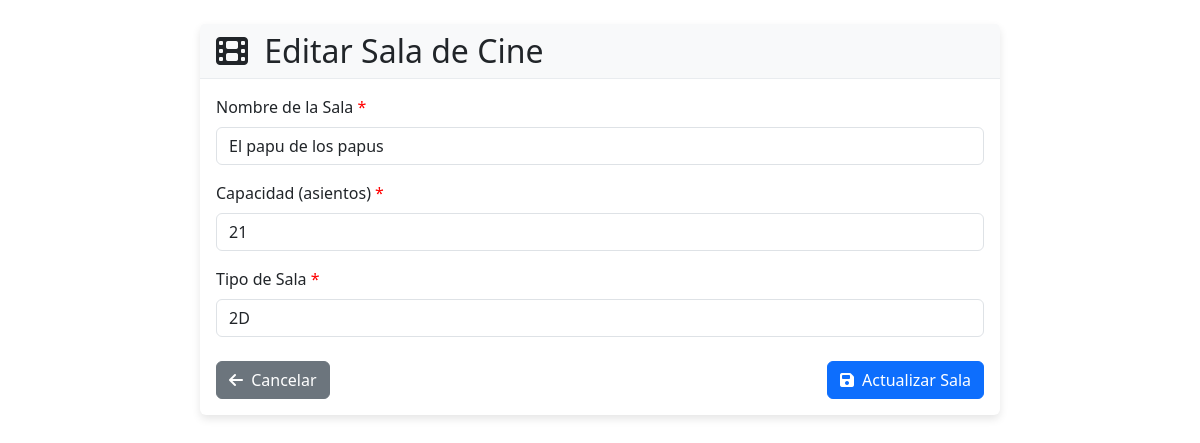
Page /cine/sala_de_cine/update/2/ on the committed database.
### cine/models.py (models this page shows)
class SalaDeCine(models.Model):
    TIPO_SALA_CHOICES = [
        ('2D', '2D'),
        ('3D', '3D'),
        ('IMAX', 'IMAX'),
        ('4DX', '4DX'),
    ]
    id = models.AutoField(primary_key=True)
    nombre = models.CharField(max_length=100)
    capacidad = models.IntegerField(max_length=3)
    tipoDeSala = models.CharField(max_length=50,
                                  choices=TIPO_SALA_CHOICES,
                                  default='2D'
                                  )

### cine/views.py (the view)
# urls.py: path('sala_de_cine/update/<int:pk>/', sala_de_cine_update, name='sala_de_cine_update'),
def sala_de_cine_update(request, pk):
    sala = SalaDeCine.objects.get(pk=pk)
    if request.method == 'POST':
        form = SalaDeCineForm(request.POST, instance=sala)
        if form.is_valid():
            form.save()
            return redirect('sala_de_cine_list')
    else:
        form = SalaDeCineForm(instance=sala)
    return render(request, 'sala_de_cine_form.html', {'form': form})

### cine/forms.py
class SalaDeCineForm(forms.ModelForm):
    class Meta:
        model = SalaDeCine
        fields = '__all__'
        widgets = {
            'nombre': forms.TextInput(attrs={'class': 'form-control'}),
            'capacidad': forms.NumberInput(attrs={'class': 'form-control'}),
            'tipoDeSala': forms.Select(attrs={'class': 'form-control'}),
        }

### cine/templates/sala_de_cine_form.html (shortened to what this page needs)
{% load static %}
<!DOCTYPE html>
<html lang="es">
<head>
    <link href="https://cdn.jsdelivr.net/npm/bootstrap@5.3.0/dist/css/bootstrap.min.css" rel="stylesheet">
    <link rel="stylesheet" href="https://cdnjs.cloudflare.com/ajax/libs/font-awesome/6.4.0/css/all.min.css">
</head>
<body>
    <div class="container mt-4 mb-5">
        <div class="form-container">
            <div class="card">
                <div class="card-header">
                    <h2 class="mb-0">
                        <i class="fas fa-film me-2"></i>
                        {% if form.instance.id %}Editar{% else %}Agregar Nueva{% endif %} Sala de Cine
                    </h2>
                </div>
                <div class="card-body">
                    <form method="POST" novalidate>
                        <div class="form-group">
                            <label for="{{ form.nombre.id_for_label }}" class="form-label required-field">Nombre de la Sala</label>
                            {{ form.nombre }}
                        </div>
                        <div class="form-group">
                            <label for="{{ form.capacidad.id_for_label }}" class="form-label required-field">Capacidad (asientos)</label>
                            {{ form.capacidad }}
                        </div>
                        <div class="form-group">
                            <label for="{{ form.tipoDeSala.id_for_label }}" class="form-label required-field">Tipo de Sala</label>
                            {{ form.tipoDeSala }}
                        </div>
                        <div class="btn-container">
                            <a href="{% url 'sala_de_cine_list' %}" class="btn btn-secondary">
                                <i class="fas fa-arrow-left me-1"></i> Cancelar
                            </a>
                            <button type="submit" class="btn btn-primary">
                                <i class="fas fa-save me-1"></i>
                                {% if form.instance.id %}Actualizar{% else %}Guardar{% endif %} Sala
                            </button>
                        </div>
                    </form>
                </div>
            </div>
        </div>
    </div>
</body>
</html>

### cine/templates/sala_de_cine_form.html (style rules this page uses)
.form-container { max-width: 800px; margin: 0 auto; }
.form-group { margin-bottom: 1rem; }
.btn-container { display: flex; justify-content: space-between; margin-top: 1.5rem; }
.card { box-shadow: 0 4px 8px rgba(0,0,0,0.1); border: none; }
.card-header { background-color: #f8f9fa; border-bottom: 1px solid #e9ecef; }
.required-field::after { content: " *"; color: red; }

### rows in the picture
SalaDeCine: nombre "El papu de los papus", capacidad "21", tipoDeSala "2D"
